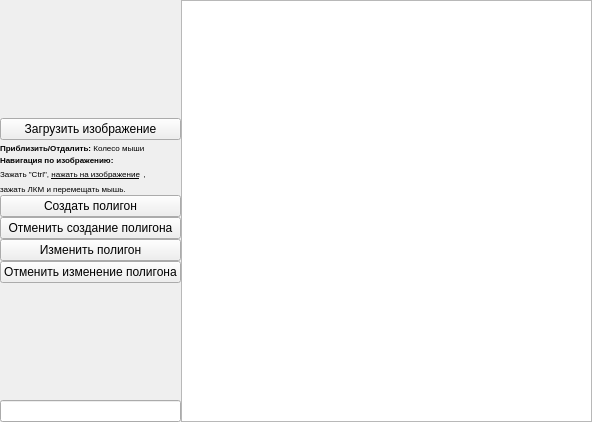
<?xml version="1.0" encoding="UTF-8"?>
<ui version="4.0">
 <class>ImageViewer</class>
 <widget class="QWidget" name="ImageViewer">
  <property name="geometry">
   <rect>
    <x>0</x>
    <y>0</y>
    <width>592</width>
    <height>422</height>
   </rect>
  </property>
  <property name="windowTitle">
   <string>Form</string>
  </property>
  <layout class="QHBoxLayout" name="horizontalLayout" stretch="1,4">
   <property name="spacing">
    <number>0</number>
   </property>
   <property name="leftMargin">
    <number>0</number>
   </property>
   <property name="topMargin">
    <number>0</number>
   </property>
   <property name="rightMargin">
    <number>0</number>
   </property>
   <property name="bottomMargin">
    <number>0</number>
   </property>
   <item>
    <layout class="QVBoxLayout" name="vl">
     <item>
      <spacer name="verticalSpacer_2">
       <property name="orientation">
        <enum>Qt::Vertical</enum>
       </property>
       <property name="sizeHint" stdset="0">
        <size>
         <width>20</width>
         <height>40</height>
        </size>
       </property>
      </spacer>
     </item>
     <item>
      <widget class="QPushButton" name="btnLoadImage">
       <property name="text">
        <string>Загрузить изображение</string>
       </property>
      </widget>
     </item>
     <item>
      <widget class="QLabel" name="lblCheatSheet">
       <property name="text">
        <string>&lt;!DOCTYPE HTML PUBLIC &quot;-//W3C//DTD HTML 4.0//EN&quot; &quot;http://www.w3.org/TR/REC-html40/strict.dtd&quot;&gt;
&lt;html&gt;&lt;head&gt;&lt;meta name=&quot;qrichtext&quot; content=&quot;1&quot; /&gt;&lt;meta charset=&quot;utf-8&quot; /&gt;&lt;style type=&quot;text/css&quot;&gt;
p, li { white-space: pre-wrap; }
hr { height: 1px; border-width: 0; }
li.unchecked::marker { content: &quot;\2610&quot;; }
li.checked::marker { content: &quot;\2612&quot;; }
&lt;/style&gt;&lt;/head&gt;&lt;body style=&quot; font-family:'Sans Serif'; font-size:9pt; font-weight:400; font-style:normal;&quot;&gt;
&lt;p style=&quot; margin-top:1px; margin-bottom:1px; margin-left:0px; margin-right:0px; -qt-block-indent:0; text-indent:0px;&quot;&gt;&lt;span style=&quot; font-size:6pt; font-weight:700;&quot;&gt;Приблизить/Отдалить: &lt;/span&gt;&lt;span style=&quot; font-size:6pt;&quot;&gt;Колесо мыши&lt;/span&gt; &lt;/p&gt;
&lt;p style=&quot; margin-top:1px; margin-bottom:1px; margin-left:0px; margin-right:0px; -qt-block-indent:0; text-indent:0px;&quot;&gt;&lt;span style=&quot; font-size:6pt; font-weight:700;&quot;&gt;Навигация по изображению: &lt;/span&gt;&lt;/p&gt;
&lt;p style=&quot; margin-top:1px; margin-bottom:1px; margin-left:0px; margin-right:0px; -qt-block-indent:0; text-indent:0px;&quot;&gt;&lt;span style=&quot; font-size:6pt;&quot;&gt;Зажать &amp;quot;Ctrl&amp;quot;, &lt;/span&gt;&lt;span style=&quot; font-size:6pt; text-decoration: underline;&quot;&gt;нажать на изображение&lt;/span&gt; &lt;span style=&quot; font-size:6pt;&quot;&gt;,&lt;/span&gt; &lt;/p&gt;
&lt;p style=&quot; margin-top:0px; margin-bottom:1px; margin-left:0px; margin-right:0px; -qt-block-indent:0; text-indent:0px;&quot;&gt;&lt;span style=&quot; font-size:6pt;&quot;&gt;зажать ЛКМ и перемещать мышь.&lt;/span&gt; &lt;/p&gt;&lt;/body&gt;&lt;/html&gt;</string>
       </property>
      </widget>
     </item>
     <item>
      <widget class="QPushButton" name="btnCreatePolygon">
       <property name="text">
        <string>Создать полигон</string>
       </property>
      </widget>
     </item>
     <item>
      <widget class="QPushButton" name="btnCreatePolygonCancel">
       <property name="text">
        <string>Отменить создание полигона</string>
       </property>
      </widget>
     </item>
     <item>
      <widget class="QPushButton" name="btnEditPolygon">
       <property name="text">
        <string>Изменить полигон</string>
       </property>
      </widget>
     </item>
     <item>
      <widget class="QPushButton" name="btnEditPolygonCancel">
       <property name="text">
        <string>Отменить изменение полигона</string>
       </property>
      </widget>
     </item>
     <item>
      <spacer name="verticalSpacer">
       <property name="orientation">
        <enum>Qt::Vertical</enum>
       </property>
       <property name="sizeHint" stdset="0">
        <size>
         <width>20</width>
         <height>40</height>
        </size>
       </property>
      </spacer>
     </item>
     <item>
      <widget class="QLineEdit" name="le">
       <property name="readOnly">
        <bool>true</bool>
       </property>
      </widget>
     </item>
    </layout>
   </item>
   <item>
    <widget class="QGraphicsView" name="gv">
     <property name="verticalScrollBarPolicy">
      <enum>Qt::ScrollBarAlwaysOff</enum>
     </property>
     <property name="horizontalScrollBarPolicy">
      <enum>Qt::ScrollBarAlwaysOff</enum>
     </property>
     <property name="dragMode">
      <enum>QGraphicsView::NoDrag</enum>
     </property>
    </widget>
   </item>
  </layout>
 </widget>
 <resources/>
 <connections/>
</ui>
